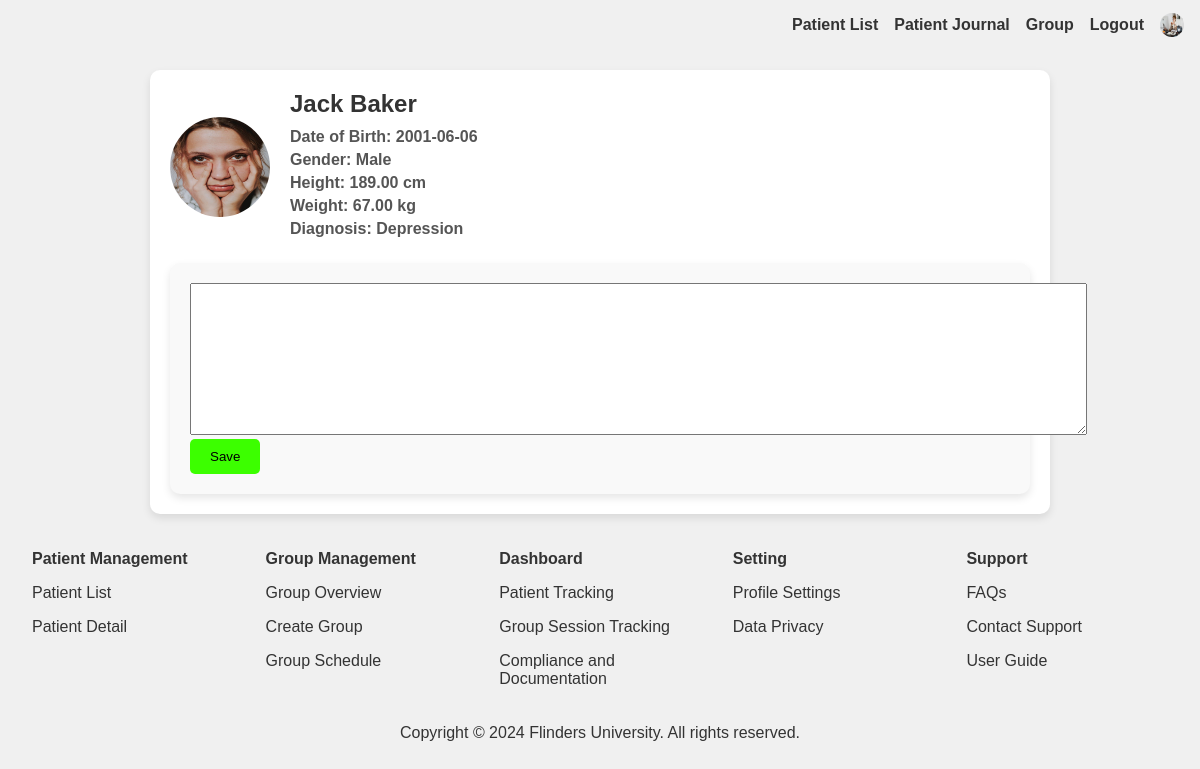
/pages/therapist/patient_note.php?id=59, run on the app's committed database.
### tables this page shows
CREATE TABLE `patient` (
  `id` int(11) NOT NULL,
  `therapistId` int(11) DEFAULT NULL,
  `title` varchar(10) DEFAULT NULL,
  `fName` varchar(50) DEFAULT NULL,
  `lName` varchar(50) DEFAULT NULL,
  `dob` date DEFAULT NULL,
  `gender` varchar(10) DEFAULT NULL,
  `contactNo` varchar(15) DEFAULT NULL,
  `email` varchar(100) DEFAULT NULL,
  `streetAddress` varchar(255) DEFAULT NULL,
  `postCode` varchar(10) DEFAULT NULL,
  `height` decimal(5,2) DEFAULT NULL,
  `weight` decimal(5,2) DEFAULT NULL,
  `startDate` date DEFAULT NULL,
  `endDate` date DEFAULT NULL,
  `diagnosis` text DEFAULT NULL,
  `status` varchar(20) DEFAULT NULL,
  `profile` longblob DEFAULT NULL,
  `password` varchar(255) DEFAULT NULL
);

### pages/therapist/patient_note.php (the view, shortened to what this page needs)
<?php
    include_once '../../includes/connections.php';
    $patient_id = $_GET['id'];
    $sql_patient  = "SELECT * FROM patient where id = $patient_id";
    $sql_patient_notes  = "SELECT * FROM notes where patient_id = $patient_id";
    $sql_patient_obj = mysqli_query($conn,$sql_patient) Or die("Failed to query " . mysqli_error($conn));
    $sql_patient_notes_obj = mysqli_query($conn,$sql_patient_notes) Or die("Failed to query " . mysqli_error($conn));
    $count_patients = mysqli_num_rows($sql_patient_obj);
    if ($count_patients>0) {
       $patient = mysqli_fetch_assoc($sql_patient_obj);
       $patient_notes =  mysqli_fetch_assoc($sql_patient_notes_obj);
    }
?>
<!DOCTYPE html>
<html lang="en">
  <head>
    <link rel="stylesheet" href="../../assets/css/patient-note.css" />
    <link rel="stylesheet" href="../../assets/css/therapist.css" />
  </head>
  <body>
  <header>
    <?php include_once ("../navigation/therapist_nav.php")
    ?>
    </header>
    <div class="container">
      <div class="patient-profile">
        <div class="profile-header">
          <img
            src="../../assets/images/patient.png"
            alt="Zoe Ashford"
            class="profile-photo"
          />
          <div class="patient-info">
          <h2><?php echo $patient['fName'] ." " .  $patient['lName'];?></h2>
                    <p class="patient-details">Date of Birth: <?php echo isset($patient['dob']) ? htmlspecialchars($patient['dob']) : 'Not available'; ?></p>
                    <p class="patient-details">Gender: <?php echo $patient['gender'];?></p>
                    <p class="patient-details">Height: <?php echo isset($patient['height']) ? htmlspecialchars($patient['height']) : 'Not available'; ?> cm</p>
                    <p class="patient-details">Weight: <?php echo isset($patient['weight']) ? htmlspecialchars($patient['weight']) : 'Not available'; ?> kg</p>
                    <p class="patient-details">Diagnosis: <?php echo isset($patient['diagnosis']) ? htmlspecialchars($patient['diagnosis']) : 'Not available'; ?></p>
          </div>
        </div>
      </div>
      <div class="notes-section">
        <form action="save_notes.php?id=<?php echo $patient_id?>" method="post">
          <textarea name="patient_notes" id="" cols="110" rows="10"><?php echo isset($patient_notes['notes']) ? htmlspecialchars($patient_notes['notes']) : ''; ?></textarea>
          <button type="submit" id="edit_save">Save</button>
        </form>
      </div>
    </div>
    <footer>
    <?php include_once ("../footer/therapist_footer.php")
    ?>
    </footer>
  </body>
</html>

### assets/css/patient-note.css (style rules this page uses)
* { margin: 0; padding: 0; box-sizing: border-box; }
body { font-family: Arial, sans-serif; background-color: #f0f0f0; color: #333; }
.container { display: flex; flex-direction: column; justify-content: center; align-items: center; max-width: 900px; margin: 20px auto; background-color: #fff; padding: 20px; border-radius: 10px; box-shadow: 0 4px 8px rgba(0, 0, 0, 0.1); }
.patient-profile { width: 100%; display: flex; align-items: center; margin-bottom: 20px; }
.profile-header { display: flex; align-items: center; }
.profile-photo { width: 100px; height: 100px; border-radius: 50%; margin-right: 20px; }
.patient-info { font-size: 16px; }
.patient-info h2 { font-size: 24px; margin-bottom: 10px; }
.patient-details { margin-bottom: 5px; font-weight: bold; color: #555; }
.notes-section { width: 100%; background-color: #f9f9f9; padding: 20px; border-radius: 10px; box-shadow: 0 4px 8px rgba(0, 0, 0, 0.1); }

### assets/css/therapist.css (style rules this page uses)
body { font-family: Arial, Helvetica, sans-serif; }
#edit_save { margin: 0px; padding: 10px 20px; background-color: rgb(60, 255, 0); color: black; border: none; border-radius: 5px; transition: background-color 0.3s ease, transform 0.3s ease; }

### data on the page
patient: fName "Jack", lName "Baker", dob "2001-06-06", gender "Male", height "189.00", weight "67.00", diagnosis "Depression"
